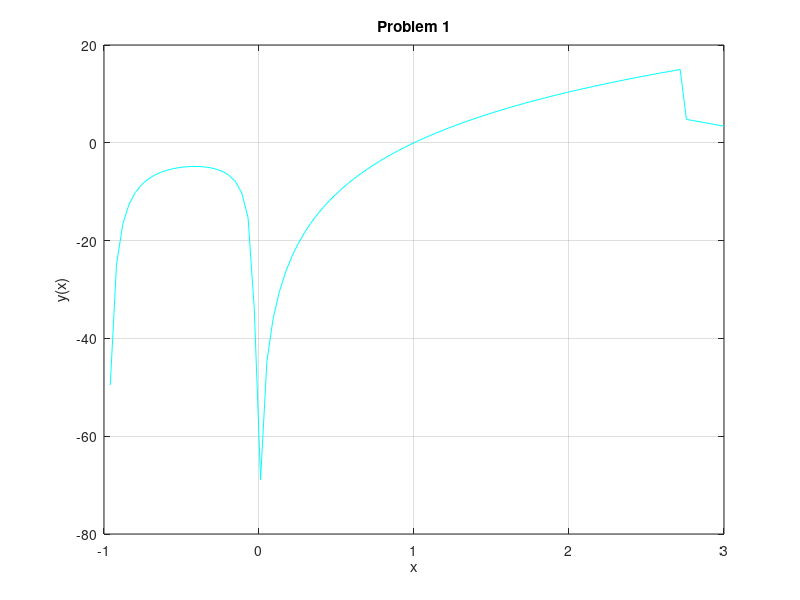

Source code (MATLAB):
close all; clear all; clc;

N = 100;

xVec = linspace(-1, 3, N);
yVec = zeros(1, N);

for i = 1:N
    x = xVec(i);

    if x < 0
        yVec(i) = (x^2 + 1) / (x^2 + x);
    elseif x < 2.718
        yVec(i) = 15 * log(x);
    else
        yVec(i) = 12.386 - x^2;
    end
end

% Plot

plot(xVec, yVec, 'c');
grid on;
xlabel('x');
ylabel('y(x)');
title('Problem 1');